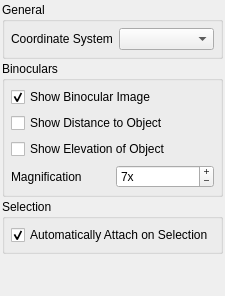
       <widget class="QWidget" name="mPreferencesToolsTab" >
        <attribute name="title" >
         <string>Tools</string>
        </attribute>
        <layout class="QVBoxLayout" >
         <property name="spacing" >
          <number>2</number>
         </property>
         <property name="leftMargin" >
          <number>2</number>
         </property>
         <property name="topMargin" >
          <number>2</number>
         </property>
         <property name="rightMargin" >
          <number>2</number>
         </property>
         <property name="bottomMargin" >
          <number>2</number>
         </property>
         <item>
          <widget class="QGroupBox" name="mToolsGeneralGroupBox" >
           <property name="title" >
            <string>General</string>
           </property>
           <layout class="QVBoxLayout" >
            <property name="spacing" >
             <number>4</number>
            </property>
            <property name="leftMargin" >
             <number>6</number>
            </property>
            <property name="topMargin" >
             <number>6</number>
            </property>
            <property name="rightMargin" >
             <number>6</number>
            </property>
            <property name="bottomMargin" >
             <number>6</number>
            </property>
            <item>
             <layout class="QVBoxLayout" >
              <property name="spacing" >
               <number>6</number>
              </property>
              <property name="leftMargin" >
               <number>0</number>
              </property>
              <property name="topMargin" >
               <number>0</number>
              </property>
              <property name="rightMargin" >
               <number>0</number>
              </property>
              <property name="bottomMargin" >
               <number>0</number>
              </property>
              <item>
               <layout class="QHBoxLayout" >
                <property name="spacing" >
                 <number>6</number>
                </property>
                <property name="leftMargin" >
                 <number>0</number>
                </property>
                <property name="topMargin" >
                 <number>0</number>
                </property>
                <property name="rightMargin" >
                 <number>0</number>
                </property>
                <property name="bottomMargin" >
                 <number>0</number>
                </property>
                <item>
                 <widget class="QLabel" name="mToolsCoordinateSystemLabel" >
                  <property name="text" >
                   <string>Coordinate System</string>
                  </property>
                  <property name="buddy" >
                   <cstring>mToolsCoordinateSystemComboBox</cstring>
                  </property>
                 </widget>
                </item>
                <item>
                 <widget class="QComboBox" name="mToolsCoordinateSystemComboBox" >
                  <property name="toolTip" >
                   <string>Select the coordinate system to be used. This is a global change. </string>
                  </property>
                 </widget>
                </item>
               </layout>
              </item>
             </layout>
            </item>
           </layout>
          </widget>
         </item>
         <item>
          <widget class="QGroupBox" name="mToolsBinocularGroupBox" >
           <property name="title" >
            <string>Binoculars</string>
           </property>
           <layout class="QVBoxLayout" >
            <property name="spacing" >
             <number>4</number>
            </property>
            <property name="leftMargin" >
             <number>6</number>
            </property>
            <property name="topMargin" >
             <number>6</number>
            </property>
            <property name="rightMargin" >
             <number>6</number>
            </property>
            <property name="bottomMargin" >
             <number>6</number>
            </property>
            <item>
             <layout class="QVBoxLayout" >
              <property name="spacing" >
               <number>6</number>
              </property>
              <property name="leftMargin" >
               <number>0</number>
              </property>
              <property name="topMargin" >
               <number>0</number>
              </property>
              <property name="rightMargin" >
               <number>0</number>
              </property>
              <property name="bottomMargin" >
               <number>0</number>
              </property>
              <item>
               <layout class="QHBoxLayout" >
                <property name="spacing" >
                 <number>6</number>
                </property>
                <property name="leftMargin" >
                 <number>0</number>
                </property>
                <property name="topMargin" >
                 <number>0</number>
                </property>
                <property name="rightMargin" >
                 <number>0</number>
                </property>
                <property name="bottomMargin" >
                 <number>0</number>
                </property>
                <item>
                 <widget class="QCheckBox" name="mToolsShowBinocularImageCheckBox" >
                  <property name="toolTip" >
                   <string>Selects whether or not to render the binocular reticle. </string>
                  </property>
                  <property name="text" >
                   <string>Show Binocular Image</string>
                  </property>
                  <property name="checked" >
                   <bool>true</bool>
                  </property>
                 </widget>
                </item>
               </layout>
              </item>
              <item>
               <widget class="QCheckBox" name="mToolsShowDistanceToObjectCheckBox" >
                <property name="toolTip" >
                 <string>Select to show the distance to the object in front of the camera's eyepoint. </string>
                </property>
                <property name="text" >
                 <string>Show Distance to Object</string>
                </property>
               </widget>
              </item>
              <item>
               <widget class="QCheckBox" name="mToolsShowElevationOfObjectCheckBox" >
                <property name="toolTip" >
                 <string>Select this to print the elevation of the object being viewed by binoculars</string>
                </property>
                <property name="text" >
                 <string>Show Elevation of Object</string>
                </property>
               </widget>
              </item>
              <item>
               <layout class="QHBoxLayout" >
                <property name="spacing" >
                 <number>6</number>
                </property>
                <property name="leftMargin" >
                 <number>0</number>
                </property>
                <property name="topMargin" >
                 <number>0</number>
                </property>
                <property name="rightMargin" >
                 <number>0</number>
                </property>
                <property name="bottomMargin" >
                 <number>0</number>
                </property>
                <item>
                 <widget class="QLabel" name="mToolsMagnificationLabel" >
                  <property name="toolTip" >
                   <string>Select the magnification of the binoculars. The greater the magnification, the farther in they zoom. 7x is miliary standard issue. </string>
                  </property>
                  <property name="text" >
                   <string>Magnification</string>
                  </property>
                  <property name="buddy" >
                   <cstring>mToolsMagnificationSpinBox</cstring>
                  </property>
                 </widget>
                </item>
                <item>
                 <widget class="QSpinBox" name="mToolsMagnificationSpinBox" >
                  <property name="toolTip" >
                   <string>This selects the magnification of the binoculars</string>
                  </property>
                  <property name="buttonSymbols" >
                   <enum>QAbstractSpinBox::PlusMinus</enum>
                  </property>
                  <property name="specialValueText" >
                   <string>x</string>
                  </property>
                  <property name="suffix" >
                   <string>x</string>
                  </property>
                  <property name="minimum" >
                   <number>1</number>
                  </property>
                  <property name="maximum" >
                   <number>25</number>
                  </property>
                  <property name="value" >
                   <number>7</number>
                  </property>
                 </widget>
                </item>
               </layout>
              </item>
             </layout>
            </item>
           </layout>
          </widget>
         </item>
         <item>
          <widget class="QGroupBox" name="mToolsSelectionGroupBox" >
           <property name="title" >
            <string>Selection</string>
           </property>
           <layout class="QVBoxLayout" >
            <property name="spacing" >
             <number>4</number>
            </property>
            <property name="leftMargin" >
             <number>6</number>
            </property>
            <property name="topMargin" >
             <number>6</number>
            </property>
            <property name="rightMargin" >
             <number>6</number>
            </property>
            <property name="bottomMargin" >
             <number>6</number>
            </property>
            <item>
             <layout class="QVBoxLayout" >
              <property name="spacing" >
               <number>6</number>
              </property>
              <property name="leftMargin" >
               <number>0</number>
              </property>
              <property name="topMargin" >
               <number>0</number>
              </property>
              <property name="rightMargin" >
               <number>0</number>
              </property>
              <property name="bottomMargin" >
               <number>0</number>
              </property>
              <item>
               <widget class="QCheckBox" name="mToolsAutoAttachOnSelectionCheckBox" >
                <property name="toolTip" >
                 <string>This selects whether or not to attach to an entity from double clicking it in the search window</string>
                </property>
                <property name="text" >
                 <string>Automatically Attach on Selection</string>
                </property>
                <property name="checked" >
                 <bool>true</bool>
                </property>
               </widget>
              </item>
             </layout>
            </item>
           </layout>
          </widget>
         </item>
         <item>
          <spacer>
           <property name="orientation" >
            <enum>Qt::Vertical</enum>
           </property>
           <property name="sizeHint" >
            <size>
             <width>20</width>
             <height>40</height>
            </size>
           </property>
          </spacer>
         </item>
        </layout>
       </widget>
